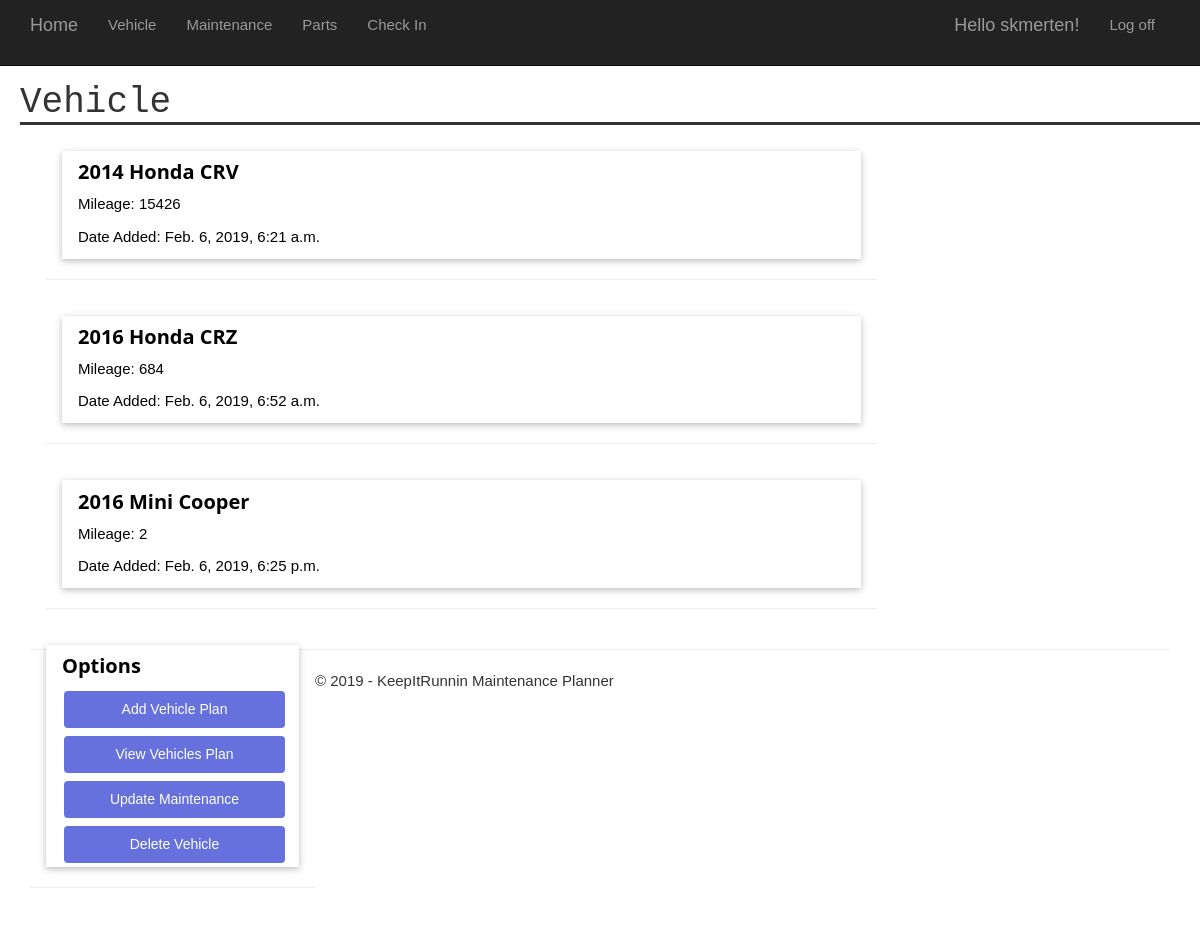
Page /vehicle/ (signed in) on the earlier database version.
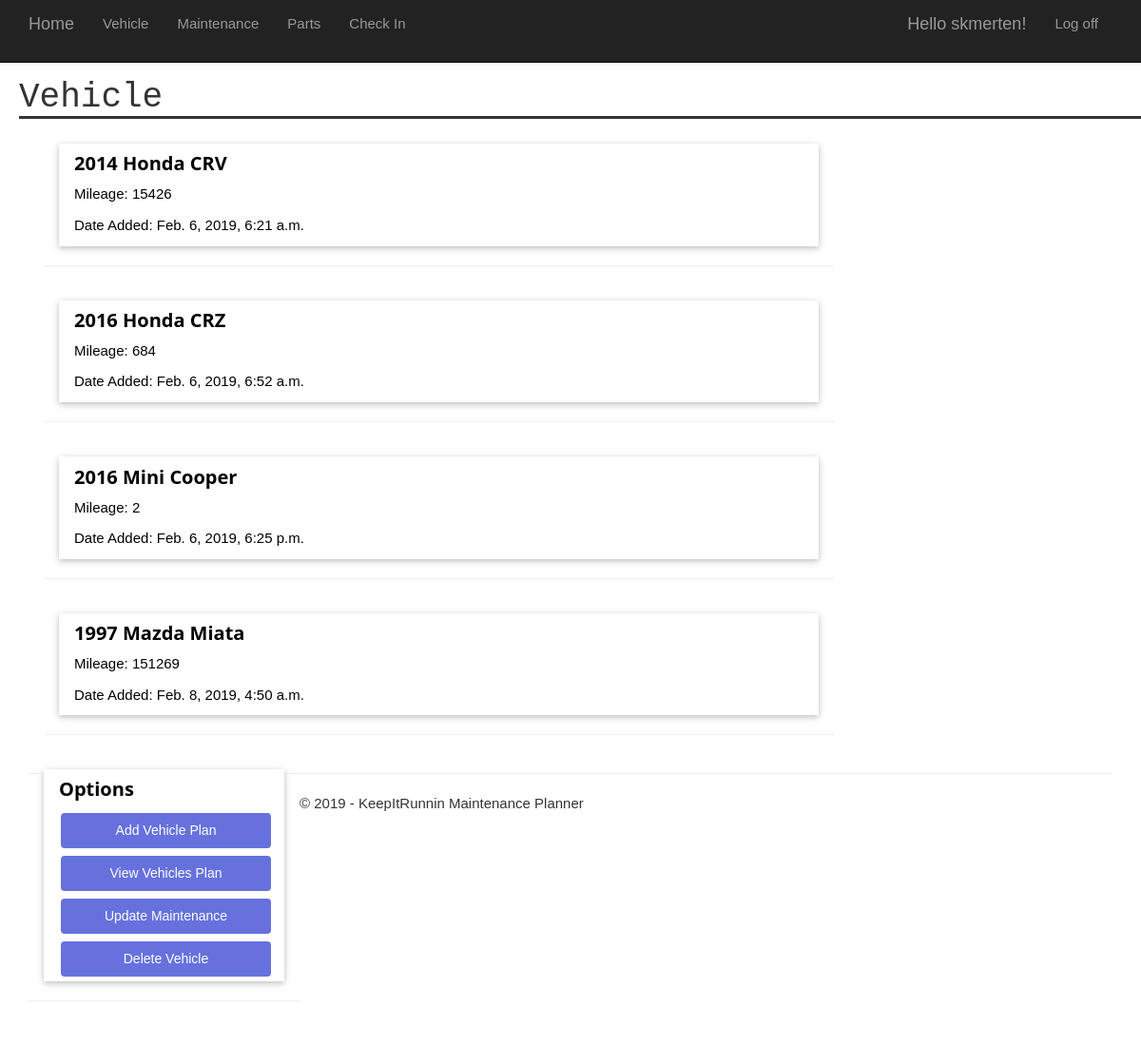
Same page on the later database version.
### app/models.py (models this page shows, shortened)
class Vehicle(models.Model):
    user = models.ForeignKey(User, on_delete=models.CASCADE)
    year = models.IntegerField(max_length=None)
    make = models.CharField(max_length=100)
    model = models.CharField(max_length=100)
    trim = models.CharField(max_length=100)
    mileage = models.IntegerField(max_length=None)
    vehicle_creation = models.DateTimeField(auto_now_add=True)

### app/views.py (the view)
# urls.py: path('vehicle/', app.views.vehicleHome, name='vehicleHome'),
@login_required(login_url='/login')
def vehicleHome(request):
    vehicles = Vehicle.objects.filter(user = request.user)
    assert isinstance(request, HttpRequest)
    return render(
        request,
        'app/vehicleHome.html',
        {
            'title':'Vehicle',
            'year':datetime.now().year,
            'vehicles': vehicles
        }
    )

### app/templates/app/vehicleHome.html (shortened to what this page needs)
{% extends "app/layout.html" %}
{% block content %}
{% if vehicles %}
    {% for vehicle in vehicles %}
        <div class="w3-container" >
            <div class="w3-col l9">
                <div class="w3-card w3-margin w3-margin-top">
                    <div class="w3-container w3-white">
                        <h4><b>{{vehicle.year}} {{vehicle.make}} {{vehicle.model}}</b></h4>
                        <p>Mileage: {{vehicle.mileage}}</p>
                        <p>Date Added: {{vehicle.vehicle_creation}}</p>
                    </div>
                </div><hr>
            </div>
        </div>
    {% endfor %}
{% endif %}
<div class="w3-col l3">
    <div class="w3-card w3-margin w3-margin-top">
        <div class="w3-container w3-white">
            <h4><b>Options</b></h4>
            <a href='{% url 'addMaint' %}'><button class="button" type='button'>Add Vehicle Plan</button></a>
            <a href='{% url 'viewMaint' %}'><button class="button" type='button'>View Vehicles Plan</button></a>
            <a href='{% url 'logMaint' %}'><button class="button" type='button'>Update Maintenance</button></a>
            <a href='{% url 'viewMaintHist' %}'><button class="button" type='button'>Delete Vehicle</button></a>
        </div>
    </div><hr>
</div>
{% endblock %}

Differences in the rows shown:
added Vehicle: year "1997", make "Mazda", model "Miata", mileage "151269", vehicle_creation "Feb. 8, 2019, 4:50 a.m."
